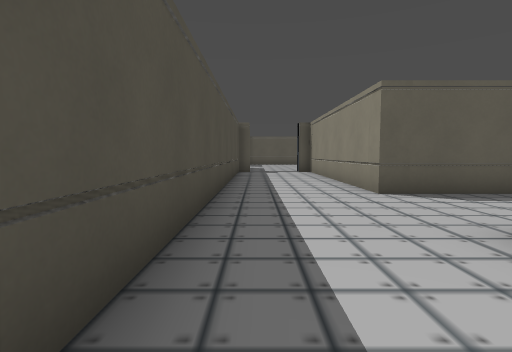
view 1 (above)

12 first-person views from a walk through a Godot game level. The camera is 1.4 m above the floor, tilts 4° down and sees 80° across. The floor is counted in squares, 2 m on a side. Each view is taken from the middle of a square. On the plan, view 1 faces up. The plan holds only what a view shows up to about 10 squares ahead; the rest is blank. The place goes on beyond the plan. Characters and animated objects are left out. Some surface patterns are stand-ins.

view 2
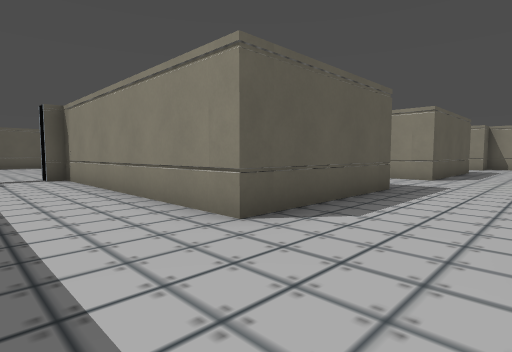

view 3
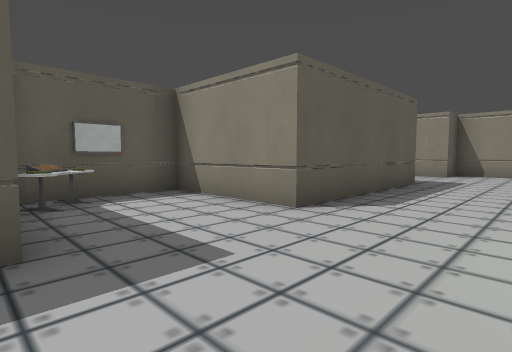

view 4
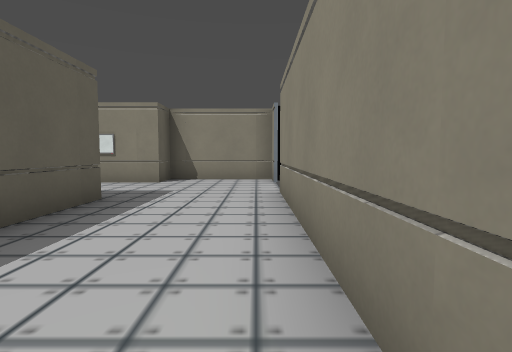

view 5
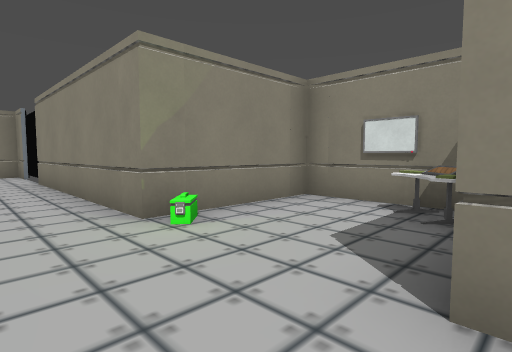

view 6
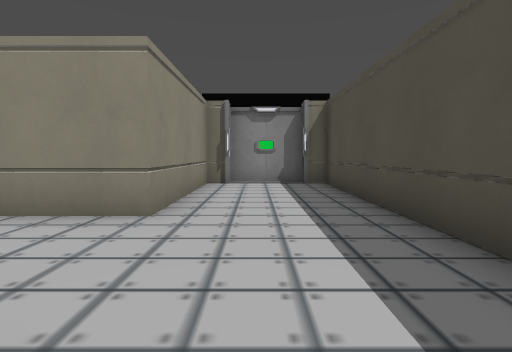

view 7
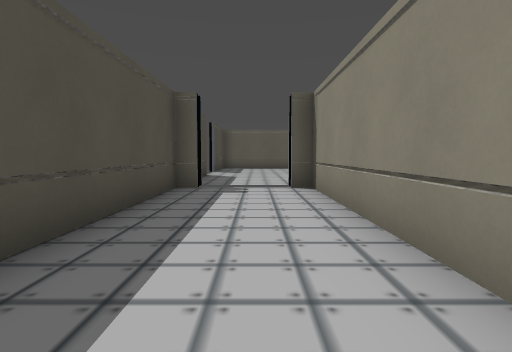

view 8
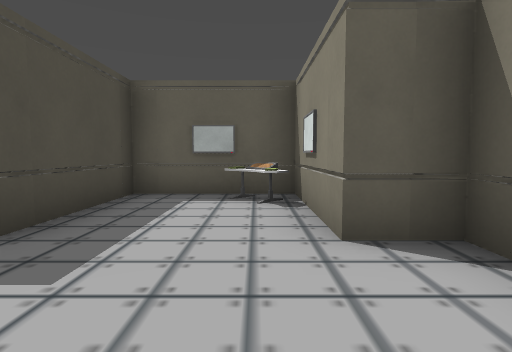

view 9
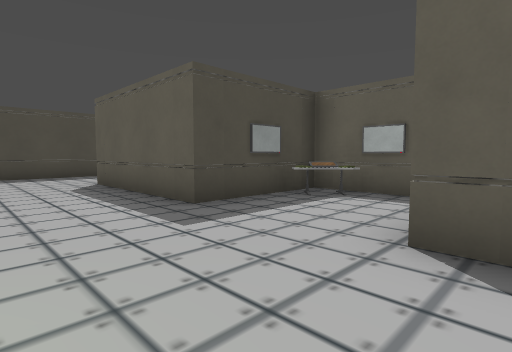

view 10
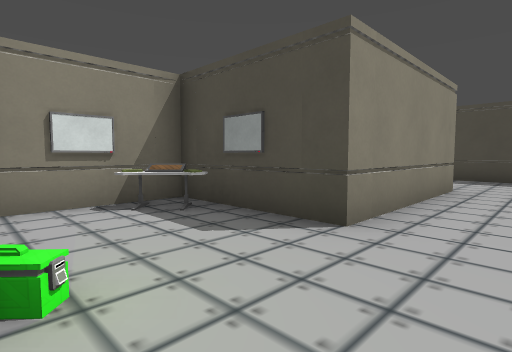

view 11
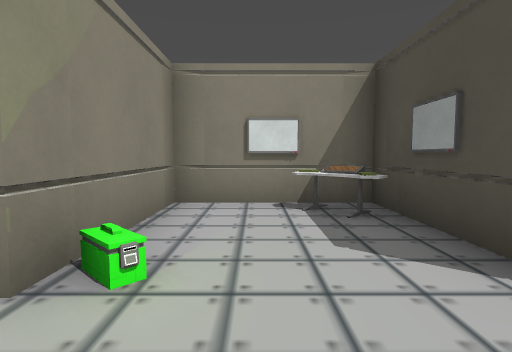

view 12
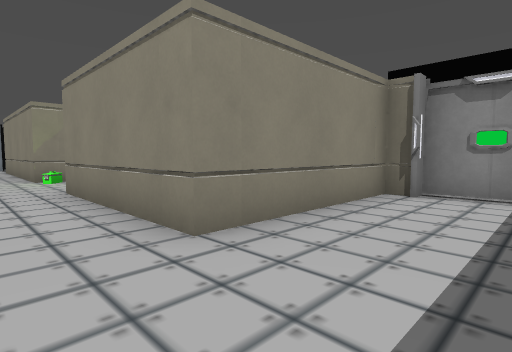

### Floor plan
Points are (right, up) in squares from view 1. A wall is a line through its corners. A room is listed if a view was taken in it or the views show most of it. See-through windows are left out.
Room 1 (views 1, 2, 3, 4, 5, 6, 7, 8, 9, 10, 11, 12)
walls: (6.3, 6.5) (6.3, 5.4) (2.2, 5.4) (2.2, 12.4) (1.7, 12.4); (6.3, 0.6) (6.3, -0.4) (9.2, -0.4) (9.2, 2.5) (14.7, 2.5); (1.6, -1.5) (2.2, -1.5) (2.2, 2.5) (6.3, 2.5) (6.3, 1.5); (-0.2, -1.7) (1.6, -1.7); (16.7, 7.4) (16.7, 8.5) (13.8, 8.5) (13.8, 5.4) (9.2, 5.4) (9.2, 8.5) (6.3, 8.5) (6.3, 7.4); (16.7, 2.5) (17.7, 2.5) (17.7, 5.4) (16.7, 5.4) (16.7, 6.5); (-0.2, 13) (-0.2, 12.4) (-0.7, 12.4) (-0.7, -1.5) (-0.2, -1.5)
ways out: opening at (0, 13); closed door at (1, -1.6); gap at (2, 13); gap at (17, 2)
objects: desk (7, 0); desk (7, 8); desk (16, 8)

Positions as (right, up) in squares from view 1, and headings:
1: (0, 0), facing up
2: (0, 3), facing up-right
3: (6, 3), facing up-right
4: (9, 3), facing right
5: (6, 4), facing down-right
6: (1, 6), facing down
7: (1, 6), facing up
8: (16, 3), facing up
9: (10, 3), facing up-left
10: (9, 4), facing down-left
11: (8, 4), facing down
12: (0, 4), facing down-right
